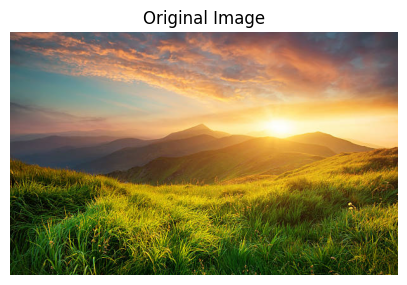
#> input picture ISR/ASS 5 feature/download.png, 407 x 285 px, found by its file name
$ jupyter execute ass.ipynb
#> lines starting #> are read from the running program, lines starting #| are printed output that depends on the picture
[cell 1]
# Import necessary libraries
import cv2
import numpy as np
import matplotlib.pyplot as plt

filename = "E:\Sem 7\LP1\ISR\ASS 5 feature\download.png"

# Step 2: Read the image using OpenCV
img = cv2.imread(filename)
#> img is the input picture: shape (285, 407, 3); mean B, G, R 100.3, 141.9, 155.7
img = cv2.cvtColor(img, cv2.COLOR_BGR2RGB)  # Convert BGR to RGB for proper display

# Step 3: Display the original image
plt.figure(figsize=(5,5))
plt.imshow(img)
plt.title("Original Image")
plt.axis("off")
plt.show()

# Step 4: Extract color features using histogram (for R, G, B channels)
colors = ('r', 'g', 'b')
plt.figure(figsize=(8,5))
for i, color in enumerate(colors):
    hist = cv2.calcHist([img], [i], None, [256], [0, 256])
    plt.plot(hist, color=color)
    plt.xlim([0, 256])

plt.title("Color Histogram (Feature Representation)")
plt.xlabel("Pixel Intensity")
plt.ylabel("Frequency")
plt.show()
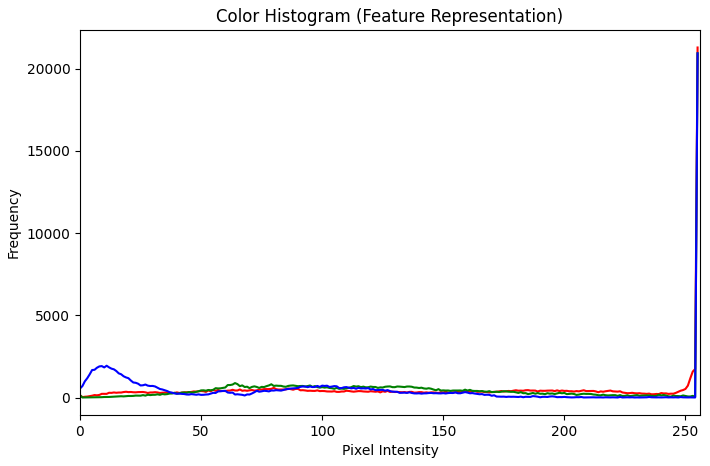
#> figure drawn by matplotlib, 1 panel; curve peaks at x = 255, y = 21277; curve peaks at x = 255, y = 20925; curve peaks at x = 255, y = 20921

# Step 5: Print mean color values (simple numeric features)
mean_colors = cv2.mean(img)[:3]
#> mean_colors = (155.7, 141.9, 100.3)
print(f"Mean R: {mean_colors[0]:.2f}, G: {mean_colors[1]:.2f}, B: {mean_colors[2]:.2f}")
#| Mean R: 155.72, G: 141.89, B: 100.32


$ run again, with ISR/ASS 5 feature/apple.jpg saved as ISR/ASS 5 feature/download.png
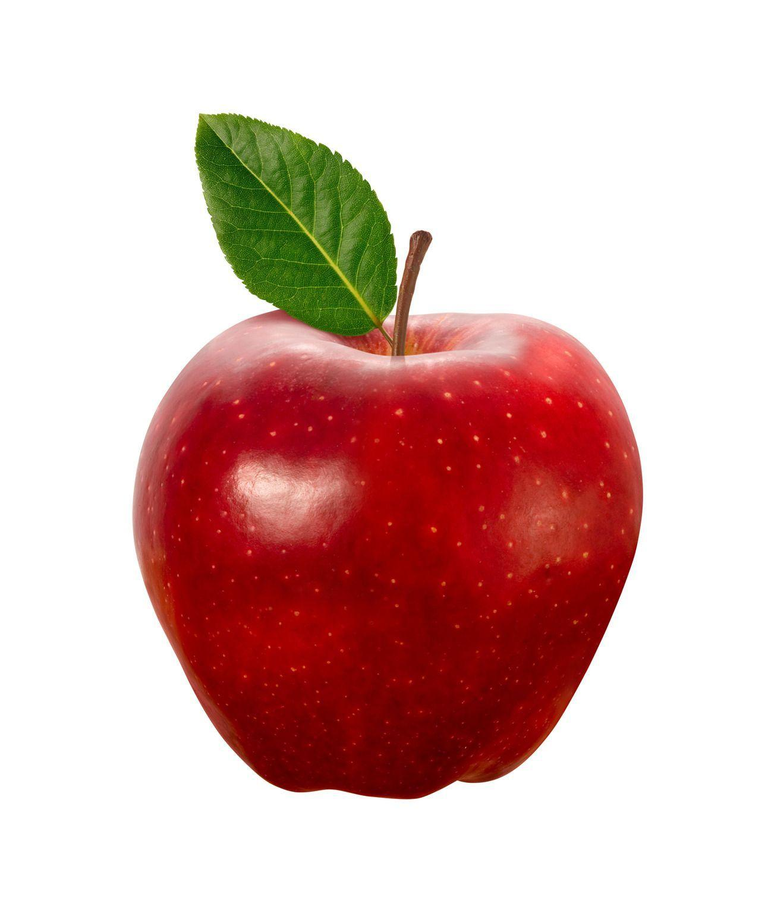
#> input picture ISR/ASS 5 feature/apple.jpg, 771 x 916 px, shrunk from 1297 x 1541 before the run, found by its file name
#> img is the input picture: shape (916, 771, 3); mean B, G, R 180.7, 184.6, 219.3
#> `plt.show()`:
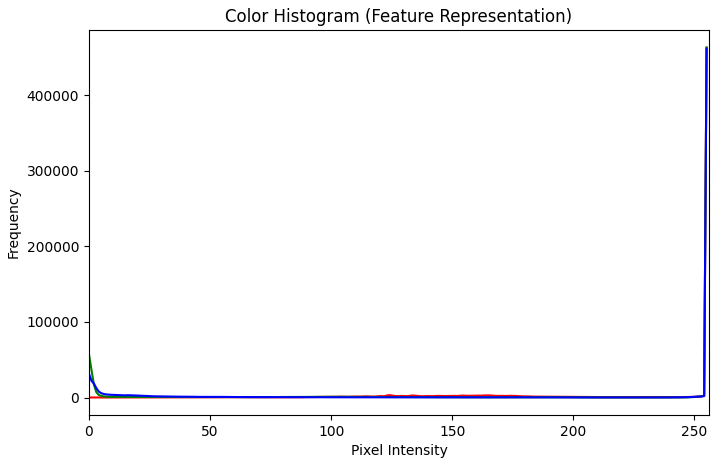
#> figure drawn by matplotlib, 1 panel; curve peaks at x = 255, y = 462879; curve peaks at x = 255, y = 463024; curve peaks at x = 255, y = 461347
#> mean_colors = (219.3, 184.6, 180.7)
#| Mean R: 219.29, G: 184.55, B: 180.71

$ run again, with ISR/ASS 5 feature/cat1.jpg saved as ISR/ASS 5 feature/download.png
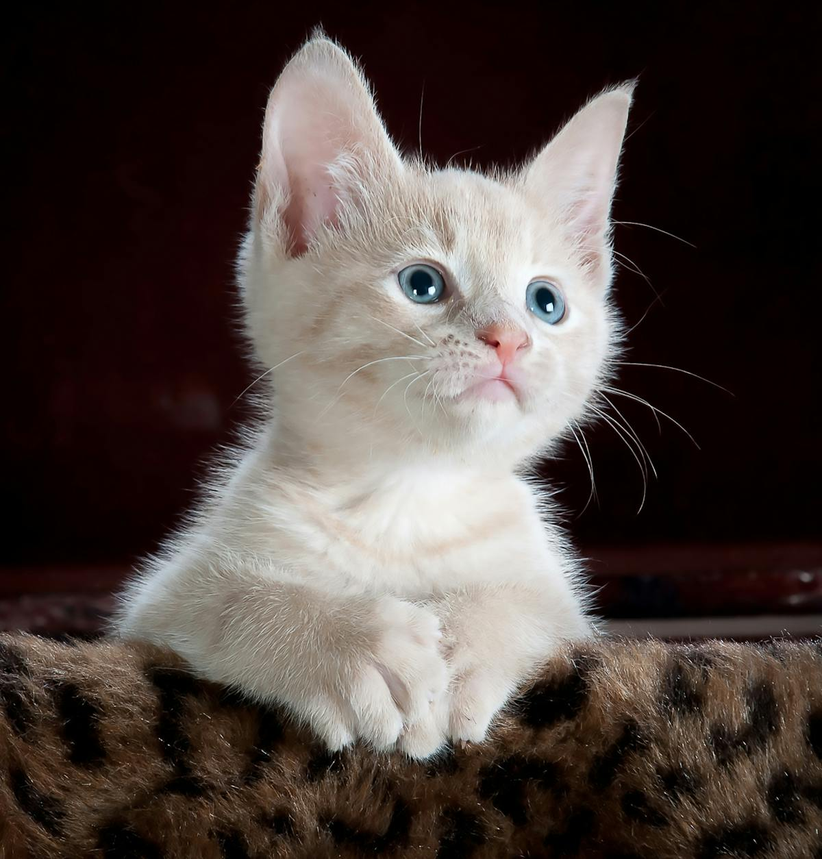
#> input picture ISR/ASS 5 feature/cat1.jpg, 822 x 859 px, shrunk from 1200 x 1254 before the run, found by its file name
#> img is the input picture: shape (859, 822, 3); mean B, G, R 63, 67.1, 77.2
#> `plt.show()`:
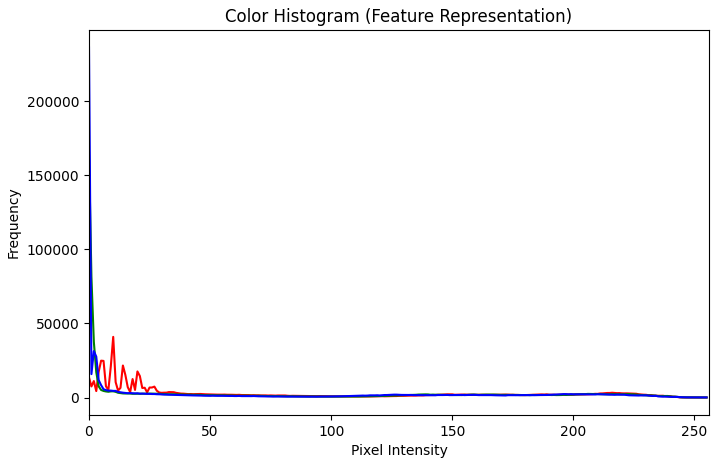
#> figure drawn by matplotlib, 1 panel; curve peaks at x = 10, y = 40898; curve peaks at x = 0, y = 165180; curve peaks at x = 0, y = 236095
#> mean_colors = (77.18, 67.08, 63)
#| Mean R: 77.18, G: 67.08, B: 63.00
